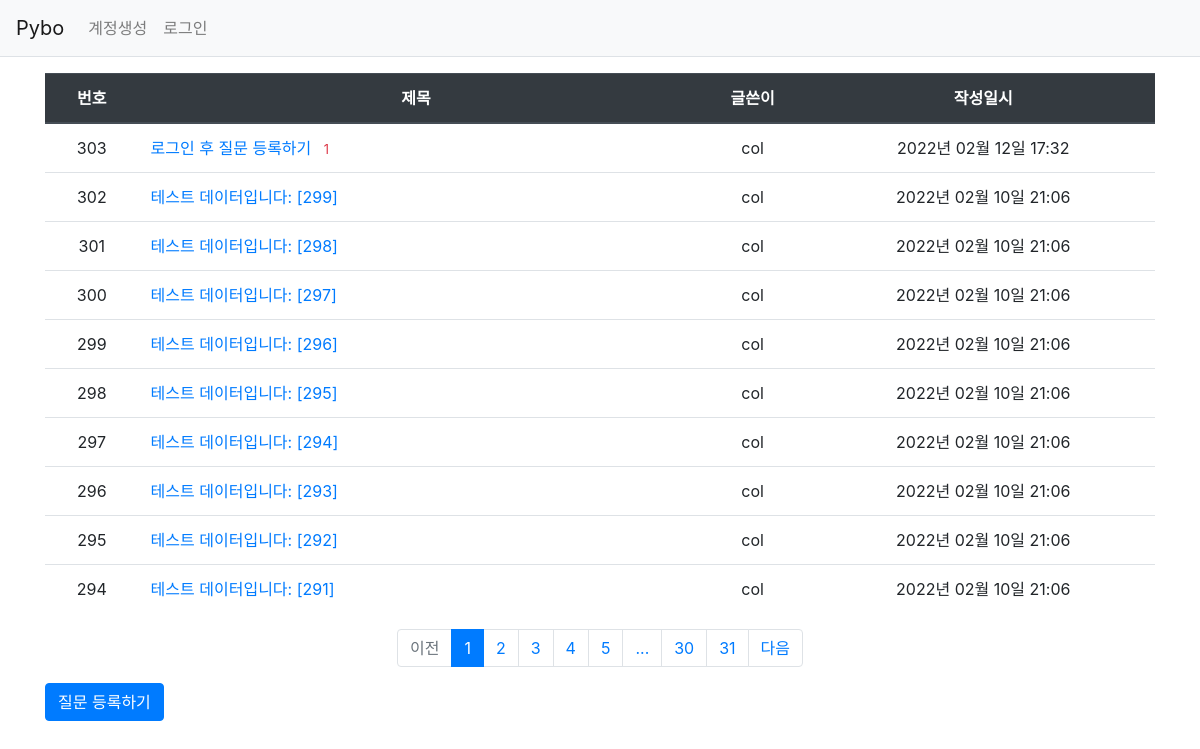
Page /question/list/ on the committed database.
### pybo/models.py (models this page shows)
class Question(db.Model):
    id = db.Column(db.Integer, primary_key=True)
    subject = db.Column(db.String(200), nullable=False)
    content = db.Column(db.Text(), nullable=False)
    create_date = db.Column(db.DateTime(), nullable=False)
    user_id = db.Column(db.Integer, db.ForeignKey('user.id', ondelete='CASCADE'), nullable=False)
    user = db.relationship('User', backref=db.backref('question_set'))
    modify_date = db.Column(db.DateTime(), nullable=True)

class User(db.Model):
    id = db.Column(db.Integer, primary_key=True)
    username = db.Column(db.String(150), unique=True, nullable=False)
    password = db.Column(db.String(200), nullable=False)
    email = db.Column(db.String(120), unique=True, nullable=False)

### pybo/views/question_views.py (the view)
@bp.route('/list/')
def _list():
    page = request.args.get('page', type=int, default=1)
    question_list = Question.query.order_by(Question.create_date.desc())
    question_list = question_list.paginate(page, per_page=10)
    return render_template('question/question_list.html', question_list=question_list)

### pybo/filter.py (called while the page is built)
def format_datetime(value, fmt='%Y년 %m월 %d일 %H:%M'):
    return value.strftime(fmt)

### pybo/views/auth_views.py (called while the page is built)
@bp.before_app_request
def load_logged_in_user():
    user_id = session.get('user_id')
    if user_id is None:
        g.user = None
    else:
        g.user = User.query.get(user_id)

### pybo/templates/question/question_list.html (shortened to what this page needs)
{% extends 'base.html' %}
{% block content %}
<div class="container my-3">
    <table class="table">
        <thead>
            <tr class="text-center thead-dark">
                <th>번호</th>
                <th style="width:50%">제목</th>
                <th>글쓴이</th>
                <th>작성일시</th>
            </tr>
            </thead>
            <tbody>
            {% if question_list %}
            {% for question in question_list.items %}
            <tr class="text-center">
                <td>{{ question_list.total - ((question_list.page-1) * question_list.per_page) - loop.index0 }}</td>
                <td class="text-left">
                    <a href="{{ url_for('question.detail', question_id=question.id) }}">{{ question.subject }}</a>
                    {% if question.answer_set|length > 0 %}
                    <span class="text-danger small ml-2">{{ question.answer_set|length }}</span>
                    {% endif %}
                </td>
                <td>{{ question.user.username }}</td>
                <td>{{ question.create_date|datetime }}</td>
            </tr>
            {% endfor %}
            {% else %}
            <tr>
                <td colspan="3">질문이 없습니다.</td>
            </tr>
            {% endif %}
            </tbody>
        </table>
    <ul class="pagination justify-content-center">
        {% if question_list.has_prev %}
        <li class="page-item">
            <a class="page-link" href="?page={{ question_list.prev_num }}">이전</a>
        </li>
        {% else %}
        <li class="page-item disabled">
            <a class="page-link" tabindex="-1" aria-disabled="true" href="#">이전</a>
        </li>
        {% endif %}
        {% for page_num in question_list.iter_pages() %}
            {% if page_num %}
                {% if page_num != question_list.page %}
                <li class="page-item">
                    <a class="page-link" href="?page={{ page_num }}">{{ page_num }}</a>
                </li>
                {% else %}
                <li class="page-item active" aria-current="page">
                    <a class="page-link" href="#">{{ page_num }}</a>
                </li>
                {% endif %}
           {% else %}
                <li class="disabled">
                    <a class="page-link" href="#">...</a>
                </li>
           {% endif %}
        {% endfor %}
        {% if question_list.has_next %}
        <li class="page-item">
            <a class="page-link" href="?page={{ question_list.next_num }}">다음</a>
        </li>
        {% else %}
        <li class="page-item disabled">
            <a class="page-link" tabindex="-1" aria-disabled="true" href="#">다음</a>
        </li>
        {% endif %}
    </ul>
    <a href="{{ url_for('question.create') }}" class="btn btn-primary">질문 등록하기</a>
</div>
{% endblock %}

### pybo/templates/base.html (shortened to what this page needs)
<!doctype html>
<html lang="ko">
    <head>
        <link rel="stylesheet" href="{{ url_for('static', filename='bootstrap.min.css') }}">
        <link rel="stylesheet" href="{{ url_for('static', filename='style.css') }}">
    </head>
    <body>
{% include "navbar.html" %}
    {% block content %}
    {% endblock %}
    </body>
    </html>
    </head>
</html>

### pybo/templates/navbar.html (shortened to what this page needs)
<nav class="navbar navbar-expand-lg navbar-light bg-light border-bottom">
    <a class="navbar-brand" href="{{ url_for('main.index') }}">Pybo</a>
    <div class="collapse navbar-collapse flex-grow-0" id="navbarNav">
        {% if g.user %}
        <ul class="navbar-nav">
            <li class="nav-item">
                <a class="nav-link" href="{{ url_for('auth.logout') }}">{{ g.user.username }} (로그아웃)</a>
            </li>
        </ul>
        {% else %}
        <ul class="navbar-nav">
            <li class="nav-item ">
                <a class="nav-link" href="{{ url_for('auth.signup') }}">계정생성</a>
            </li>
            <li class="nav-item ">
                <a class="nav-link" href="{{ url_for('auth.login') }}">로그인</a>
            </li>
        </ul>
        {% endif %}
    </div>
</nav>

### rows in the picture
Question: total "303", subject "로그인 후 질문 등록하기", answer_set|length "1", user.username "col", create_date "2022년 02월 12일 17:32"
Question: total "302", subject "테스트 데이터입니다: [299]", user.username "col", create_date "2022년 02월 10일 21:06"
Question: total "301", subject "테스트 데이터입니다: [298]", user.username "col", create_date "2022년 02월 10일 21:06"
Question: total "300", subject "테스트 데이터입니다: [297]", user.username "col", create_date "2022년 02월 10일 21:06"
Question: total "299", subject "테스트 데이터입니다: [296]", user.username "col", create_date "2022년 02월 10일 21:06"
Question: total "298", subject "테스트 데이터입니다: [295]", user.username "col", create_date "2022년 02월 10일 21:06"
Question: total "297", subject "테스트 데이터입니다: [294]", user.username "col", create_date "2022년 02월 10일 21:06"
Question: total "296", subject "테스트 데이터입니다: [293]", user.username "col", create_date "2022년 02월 10일 21:06"
Question: total "295", subject "테스트 데이터입니다: [292]", user.username "col", create_date "2022년 02월 10일 21:06"
Question: total "294", subject "테스트 데이터입니다: [291]", user.username "col", create_date "2022년 02월 10일 21:06"

### other values in the picture
{{ page_num }} "1"
{{ page_num }} "2" "3" "4" "5" "30" "31"
